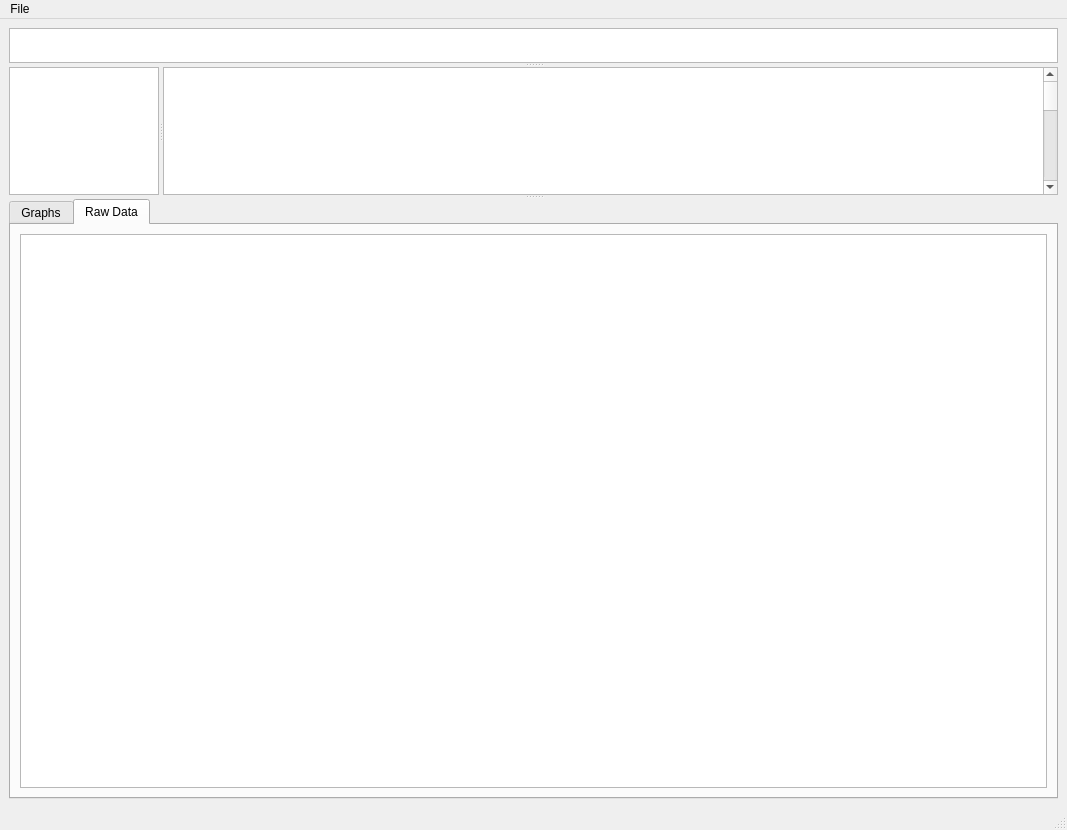
<?xml version="1.0" encoding="UTF-8"?>
<ui version="4.0">
 <class>MainWindow</class>
 <widget class="QMainWindow" name="MainWindow">
  <property name="geometry">
   <rect>
    <x>0</x>
    <y>0</y>
    <width>1067</width>
    <height>830</height>
   </rect>
  </property>
  <property name="sizePolicy">
   <sizepolicy hsizetype="Expanding" vsizetype="Expanding">
    <horstretch>0</horstretch>
    <verstretch>0</verstretch>
   </sizepolicy>
  </property>
  <property name="maximumSize">
   <size>
    <width>2560</width>
    <height>1440</height>
   </size>
  </property>
  <property name="windowTitle">
   <string>Console Log Analysis</string>
  </property>
  <widget class="QWidget" name="centralwidget">
   <property name="enabled">
    <bool>true</bool>
   </property>
   <property name="sizePolicy">
    <sizepolicy hsizetype="Preferred" vsizetype="Preferred">
     <horstretch>0</horstretch>
     <verstretch>0</verstretch>
    </sizepolicy>
   </property>
   <property name="minimumSize">
    <size>
     <width>913</width>
     <height>610</height>
    </size>
   </property>
   <property name="maximumSize">
    <size>
     <width>2560</width>
     <height>1440</height>
    </size>
   </property>
   <layout class="QVBoxLayout" name="verticalLayout_3">
    <item>
     <widget class="QSplitter" name="splitter_2">
      <property name="orientation">
       <enum>Qt::Vertical</enum>
      </property>
      <widget class="QTextEdit" name="headerBar">
       <property name="sizePolicy">
        <sizepolicy hsizetype="Minimum" vsizetype="Minimum">
         <horstretch>0</horstretch>
         <verstretch>0</verstretch>
        </sizepolicy>
       </property>
       <property name="maximumSize">
        <size>
         <width>16777215</width>
         <height>35</height>
        </size>
       </property>
       <property name="font">
        <font>
         <pointsize>11</pointsize>
        </font>
       </property>
       <property name="readOnly">
        <bool>true</bool>
       </property>
       <property name="html">
        <string>&lt;!DOCTYPE HTML PUBLIC &quot;-//W3C//DTD HTML 4.0//EN&quot; &quot;http://www.w3.org/TR/REC-html40/strict.dtd&quot;&gt;
&lt;html&gt;&lt;head&gt;&lt;meta name=&quot;qrichtext&quot; content=&quot;1&quot; /&gt;&lt;style type=&quot;text/css&quot;&gt;
p, li { white-space: pre-wrap; }
&lt;/style&gt;&lt;/head&gt;&lt;body style=&quot; font-family:'MS Shell Dlg 2'; font-size:11pt; font-weight:400; font-style:normal;&quot;&gt;
&lt;p align=&quot;center&quot; style=&quot;-qt-paragraph-type:empty; margin-top:0px; margin-bottom:0px; margin-left:0px; margin-right:0px; -qt-block-indent:0; text-indent:0px; font-size:8.25pt;&quot;&gt;&lt;br /&gt;&lt;/p&gt;&lt;/body&gt;&lt;/html&gt;</string>
       </property>
      </widget>
      <widget class="QSplitter" name="splitter">
       <property name="orientation">
        <enum>Qt::Horizontal</enum>
       </property>
       <widget class="QListWidget" name="itemsWidget">
        <property name="sizePolicy">
         <sizepolicy hsizetype="Maximum" vsizetype="Maximum">
          <horstretch>0</horstretch>
          <verstretch>0</verstretch>
         </sizepolicy>
        </property>
        <property name="maximumSize">
         <size>
          <width>150</width>
          <height>16777215</height>
         </size>
        </property>
        <property name="font">
         <font>
          <pointsize>10</pointsize>
         </font>
        </property>
        <property name="lineWidth">
         <number>5</number>
        </property>
       </widget>
       <widget class="QTableWidget" name="detailWidget">
        <property name="sizePolicy">
         <sizepolicy hsizetype="Expanding" vsizetype="Minimum">
          <horstretch>0</horstretch>
          <verstretch>0</verstretch>
         </sizepolicy>
        </property>
        <property name="minimumSize">
         <size>
          <width>0</width>
          <height>100</height>
         </size>
        </property>
        <property name="font">
         <font>
          <pointsize>12</pointsize>
         </font>
        </property>
        <property name="sizeAdjustPolicy">
         <enum>QAbstractScrollArea::AdjustToContents</enum>
        </property>
        <property name="autoScrollMargin">
         <number>10</number>
        </property>
        <property name="showGrid">
         <bool>false</bool>
        </property>
        <property name="gridStyle">
         <enum>Qt::SolidLine</enum>
        </property>
        <property name="wordWrap">
         <bool>true</bool>
        </property>
        <property name="cornerButtonEnabled">
         <bool>true</bool>
        </property>
        <property name="columnCount">
         <number>5</number>
        </property>
        <attribute name="horizontalHeaderVisible">
         <bool>false</bool>
        </attribute>
        <attribute name="horizontalHeaderCascadingSectionResizes">
         <bool>false</bool>
        </attribute>
        <attribute name="horizontalHeaderDefaultSectionSize">
         <number>70</number>
        </attribute>
        <attribute name="horizontalHeaderHighlightSections">
         <bool>false</bool>
        </attribute>
        <attribute name="horizontalHeaderMinimumSectionSize">
         <number>30</number>
        </attribute>
        <attribute name="horizontalHeaderShowSortIndicator" stdset="0">
         <bool>false</bool>
        </attribute>
        <attribute name="horizontalHeaderStretchLastSection">
         <bool>true</bool>
        </attribute>
        <attribute name="verticalHeaderVisible">
         <bool>false</bool>
        </attribute>
        <attribute name="verticalHeaderCascadingSectionResizes">
         <bool>false</bool>
        </attribute>
        <attribute name="verticalHeaderDefaultSectionSize">
         <number>25</number>
        </attribute>
        <attribute name="verticalHeaderHighlightSections">
         <bool>true</bool>
        </attribute>
        <attribute name="verticalHeaderMinimumSectionSize">
         <number>30</number>
        </attribute>
        <attribute name="verticalHeaderShowSortIndicator" stdset="0">
         <bool>false</bool>
        </attribute>
        <attribute name="verticalHeaderStretchLastSection">
         <bool>false</bool>
        </attribute>
        <row>
         <property name="text">
          <string>New Row</string>
         </property>
        </row>
        <row>
         <property name="text">
          <string>New Row</string>
         </property>
        </row>
        <row>
         <property name="text">
          <string>New Row</string>
         </property>
        </row>
        <row>
         <property name="text">
          <string>New Row</string>
         </property>
        </row>
        <row>
         <property name="text">
          <string>New Row</string>
         </property>
        </row>
        <row>
         <property name="text">
          <string>New Row</string>
         </property>
        </row>
        <row>
         <property name="text">
          <string>New Row</string>
         </property>
        </row>
        <row>
         <property name="text">
          <string>New Row</string>
         </property>
        </row>
        <row>
         <property name="text">
          <string>New Row</string>
         </property>
        </row>
        <row>
         <property name="text">
          <string>New Row</string>
         </property>
        </row>
        <row>
         <property name="text">
          <string>New Row</string>
         </property>
        </row>
        <row>
         <property name="text">
          <string>New Row</string>
         </property>
        </row>
        <row>
         <property name="text">
          <string>New Row</string>
         </property>
        </row>
        <row>
         <property name="text">
          <string>New Row</string>
         </property>
        </row>
        <column>
         <property name="text">
          <string>New Column</string>
         </property>
        </column>
        <column>
         <property name="text">
          <string>New Column</string>
         </property>
        </column>
        <column>
         <property name="text">
          <string>New Column</string>
         </property>
        </column>
        <column>
         <property name="text">
          <string>New Column</string>
         </property>
        </column>
        <column>
         <property name="text">
          <string>New Column</string>
         </property>
        </column>
       </widget>
      </widget>
      <widget class="QTabWidget" name="tabWidget">
       <property name="sizePolicy">
        <sizepolicy hsizetype="Expanding" vsizetype="Minimum">
         <horstretch>0</horstretch>
         <verstretch>0</verstretch>
        </sizepolicy>
       </property>
       <property name="minimumSize">
        <size>
         <width>0</width>
         <height>600</height>
        </size>
       </property>
       <property name="currentIndex">
        <number>1</number>
       </property>
       <widget class="QWidget" name="graphWidget">
        <attribute name="title">
         <string>Graphs</string>
        </attribute>
        <layout class="QVBoxLayout" name="verticalLayout_2">
         <item>
          <layout class="QVBoxLayout" name="verticalLayout"/>
         </item>
        </layout>
       </widget>
       <widget class="QWidget" name="LogWidget">
        <attribute name="title">
         <string>Raw Data</string>
        </attribute>
        <layout class="QVBoxLayout" name="verticalLayout_5">
         <item>
          <widget class="QTableView" name="tableView"/>
         </item>
        </layout>
       </widget>
      </widget>
     </widget>
    </item>
   </layout>
  </widget>
  <widget class="QMenuBar" name="menubar">
   <property name="geometry">
    <rect>
     <x>0</x>
     <y>0</y>
     <width>1067</width>
     <height>22</height>
    </rect>
   </property>
   <widget class="QMenu" name="menuFile">
    <property name="title">
     <string>File</string>
    </property>
    <addaction name="actionOpen"/>
    <addaction name="actionClear"/>
   </widget>
   <addaction name="menuFile"/>
  </widget>
  <widget class="QStatusBar" name="statusbar"/>
  <action name="actionOpen">
   <property name="text">
    <string>Open</string>
   </property>
   <property name="shortcut">
    <string>Ctrl+O</string>
   </property>
  </action>
  <action name="actionClear">
   <property name="text">
    <string>Clear</string>
   </property>
   <property name="shortcut">
    <string>Ctrl+D</string>
   </property>
  </action>
 </widget>
 <resources/>
 <connections/>
</ui>
